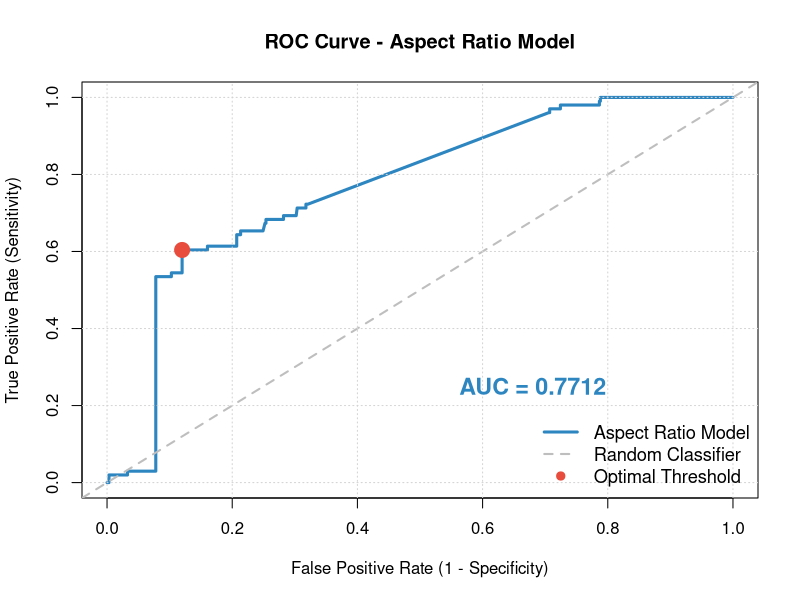
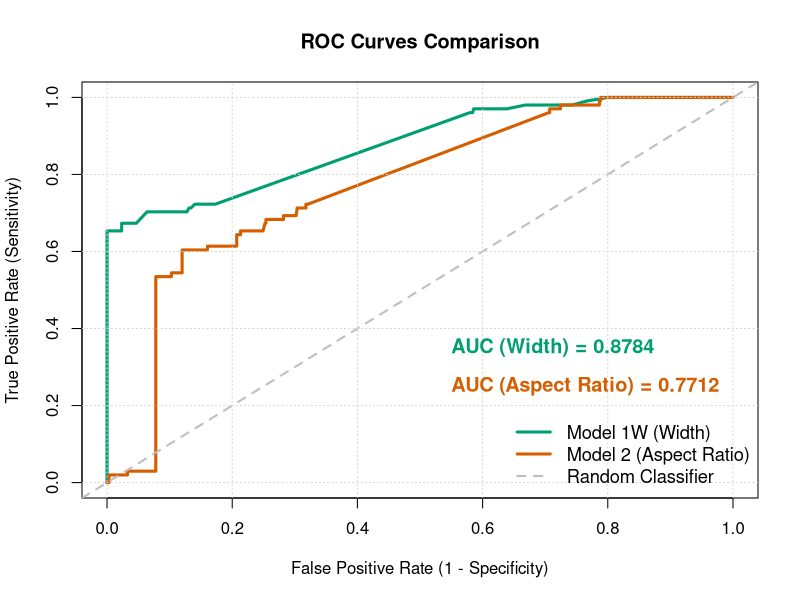

The R script that drew these images, in order:
calculate_roc <- function(actual, predictions) {
  valid <- complete.cases(actual, predictions)
  actual <- actual[valid]
  predictions <- predictions[valid]
  
  order_idx <- order(predictions, decreasing = TRUE)
  actual_sorted <- actual[order_idx]
  pred_sorted <- predictions[order_idx]
  
  tpr <- c(0); fpr <- c(0); thresholds <- c(1)
  
  for(i in 1:length(actual_sorted)) {
    curr_thresh <- pred_sorted[i]
    thresholds <- c(thresholds, curr_thresh)
    pred_class <- ifelse(predictions >= curr_thresh, 1, 0)
    
    tp <- sum(pred_class == 1 & actual == 1)
    fp <- sum(pred_class == 1 & actual == 0)
    fn <- sum(pred_class == 0 & actual == 1)
    tn <- sum(pred_class == 0 & actual == 0)
    
    tpr_val <- ifelse((tp + fn) > 0, tp / (tp + fn), 0)
    fpr_val <- ifelse((fp + tn) > 0, fp / (fp + tn), 0)
    
    tpr <- c(tpr, tpr_val)
    fpr <- c(fpr, fpr_val)
  }
  
  thresholds <- c(thresholds, 0)
  tpr <- c(tpr, 1)
  fpr <- c(fpr, 1)
  auc <- sum(diff(fpr) * (tpr[-1] + tpr[-length(tpr)]) / 2)
  
  return(list(fpr = fpr, tpr = tpr, auc = auc, thresholds = thresholds))
}

# LOAD DATA & TRAIN/TEST SPLIT
cat("Loading pre-cleaned dataset...\n")
data <- read.csv("clean_data_for_analysis.csv", 
                 stringsAsFactors = FALSE,
                 header = TRUE)

set.seed(42)
n <- nrow(data)
train_idx <- sample(1:n, size = floor(0.7 * n))
train <- data[train_idx, ]
test  <- data[-train_idx, ]


# MODEL 1 (WIDTH ONLY) FOR COMPARISON

model_width <- glm(IsAds ~ Width, data = train, family = binomial(), control = glm.control(maxit = 50))
pred_prob_width <- predict(model_width, test, type = "response")
roc_width <- calculate_roc(test$IsAds, pred_prob_width)

# Optimal threshold and Accuracy of Model 1
youden_w <- roc_width$tpr - roc_width$fpr
opt_idx_w <- which.max(youden_w[2:(length(youden_w)-1)]) + 1
opt_th_w <- roc_width$thresholds[opt_idx_w]
acc_opt_w <- mean(ifelse(pred_prob_width > opt_th_w, 1, 0) == test$IsAds)
aic_w <- AIC(model_width)

# MODEL 2: ASPECT RATIO ONLY
cat("\n", paste(rep("=", 60), collapse = ""), "\n")
cat("MODEL 2: IsAds ~ Aspect_Ratio \n")
cat(paste(rep("=", 60), collapse = ""), "\n")

model_ratio <- glm(IsAds ~ Aspect_Ratio, 
                   data = train,
                   family = binomial(),
                   control = glm.control(maxit = 50))

cat("\n--- Coefficients ---\n")
print(coef(summary(model_ratio)))

cat("\n--- Model Summary ---\n")
print(summary(model_ratio))

# Predictions
pred_prob_ratio <- predict(model_ratio, test, type = "response")
roc_ratio <- calculate_roc(test$IsAds, pred_prob_ratio)

# Optimal threshold (Youden's J)
youden_r <- roc_ratio$tpr - roc_ratio$fpr
opt_idx_r <- which.max(youden_r[2:(length(youden_r)-1)]) + 1
opt_th_r <- roc_ratio$thresholds[opt_idx_r]

cat("\n--- ROC & AUC (Aspect Ratio) ---\n")
cat("AUC:", round(roc_ratio$auc, 4), "\n")
cat("Optimal Threshold (Youden):", round(opt_th_r, 3), "\n")

# Performance at Optimal Threshold
pred_class_opt_r <- ifelse(pred_prob_ratio > opt_th_r, 1, 0)
acc_opt_r <- mean(pred_class_opt_r == test$IsAds)
conf_opt_r <- table(Predicted = pred_class_opt_r, Actual = test$IsAds)
aic_r <- AIC(model_ratio)

cat("\n--- Performance at Optimal Threshold ---\n")
cat("Accuracy:", round(acc_opt_r, 4), "\n")
print(conf_opt_r)

if (all(dim(conf_opt_r) == c(2,2))) {
  tn_r <- conf_opt_r[1,1]; fp_r <- conf_opt_r[2,1]
  fn_r <- conf_opt_r[1,2]; tp_r <- conf_opt_r[2,2]
  cat("Sensitivity:", round(tp_r/(tp_r+fn_r), 4), "\n")
  cat("Specificity:", round(tn_r/(tn_r+fp_r), 4), "\n")
  cat("Precision:", round(tp_r/(tp_r+fp_r), 4), "\n")
}

# ROC Curve for Model 2
png("roc_curve_aspect_ratio.png", width = 900, height = 700, res = 120)

plot(roc_ratio$fpr, roc_ratio$tpr, 
     type = "l", col = "#2E86C1", lwd = 3,
     xlab = "False Positive Rate (1 - Specificity)",
     ylab = "True Positive Rate (Sensitivity)",
     main = "ROC Curve - Aspect Ratio Model",
     xlim = c(0, 1), ylim = c(0, 1))

abline(a = 0, b = 1, lty = 2, col = "gray", lwd = 2)
grid(col = "lightgray", lty = 3)
text(0.68, 0.25, paste("AUC =", round(roc_ratio$auc, 4)), 
     cex = 1.4, col = "#2E86C1", font = 2)

# Optimal Threshold point
points(roc_ratio$fpr[opt_idx_r], roc_ratio$tpr[opt_idx_r], 
       col = "#E74C3C", pch = 19, cex = 2)

legend("bottomright",
       legend = c("Aspect Ratio Model", "Random Classifier", "Optimal Threshold"),
       col = c("#2E86C1", "gray", "#E74C3C"),
       lty = c(1, 2, NA), pch = c(NA, NA, 19), lwd = c(3, 2, NA),
       bty = "n", cex = 1.1)

dev.off()
cat("\n[!] ROC curve saved to: roc_curve_aspect_ratio.png\n")

# Compare ROC Curves
png("roc_comparison_final.png", width = 900, height = 700, res = 120)

plot(roc_width$fpr, roc_width$tpr, 
     type = "l", col = "#009E73", lwd = 3,
     xlab = "False Positive Rate (1 - Specificity)",
     ylab = "True Positive Rate (Sensitivity)",
     main = "ROC Curves Comparison",
     xlim = c(0, 1), ylim = c(0, 1))

lines(roc_ratio$fpr, roc_ratio$tpr, col = "#D55E00", lwd = 3)

abline(a = 0, b = 1, lty = 2, col = "gray", lwd = 2)
grid(col = "lightgray", lty = 3)

text(0.55, 0.35, paste("AUC (Width) =", round(roc_width$auc, 4)), 
     cex = 1.2, col = "#009E73", font = 2, adj = 0)
text(0.55, 0.25, paste("AUC (Aspect Ratio) =", round(roc_ratio$auc, 4)), 
     cex = 1.2, col = "#D55E00", font = 2, adj = 0)

legend("bottomright",
       legend = c("Model 1W (Width)", "Model 2 (Aspect Ratio)", "Random Classifier"),
       col = c("#009E73", "#D55E00", "gray"),
       lty = c(1, 1, 2), lwd = c(3, 3, 2),
       bty = "n", cex = 1.1)

dev.off()
cat("\n[!] Combined ROC curves saved to: roc_comparison_final.png\n")

# MODEL COMPARISON

cat("\n", paste(rep("=", 60), collapse = ""), "\n")
cat("FINAL MODEL COMPARISON \n")
cat(paste(rep("=", 60), collapse = ""), "\n")

cat("\n| Metric              | Model 1 (Width Only) | Model 2 (Aspect Ratio) |\n")
cat("|---------------------|----------------------|------------------------|\n")
cat("| Accuracy (Optimal)  |", round(acc_opt_w, 4), "              |", round(acc_opt_r, 4), "                |\n")
cat("| AUC                 |", round(roc_width$auc, 4), "              |", round(roc_ratio$auc, 4), "                |\n")
cat("| AIC (from summary)  |", round(aic_w, 2), "              |", round(aic_r, 2), "               |\n")

cat("\n", paste(rep("-", 60), collapse = ""), "\n")
cat("STATISTICIAN'S CONCLUSION:\n")
cat(paste(rep("-", 60), collapse = ""), "\n")

cat("Based on the evaluation metrics:\n")
if(roc_ratio$auc > roc_width$auc && aic_r < aic_w) {
  cat("✓ RECOMMENDATION: Use Model 2 (Aspect Ratio).\n")
  cat("  - It demonstrates a higher AUC, meaning better discrimination capability.\n")
  cat("  - It has a lower AIC, indicating less information loss and better model fit.\n")
} else if (roc_width$auc > roc_ratio$auc && aic_w < aic_r) {
  cat("✓ RECOMMENDATION: Use Model 1 (Width Only).\n")
  cat("  - It demonstrates a significantly higher AUC, indicating superior capability to separate Ads from Non-Ads.\n")
  cat("  - It yields a much lower AIC, proving it provides a better fit to the data with the same model complexity.\n")
  cat("  - The Accuracy at the optimal threshold is also notably higher.\n")
} else {
  cat("=> Both models show conflicting trade-offs between AIC, AUC, and Accuracy. Selection depends on specific business requirements (e.g., favoring Precision vs Recall).\n")
}
